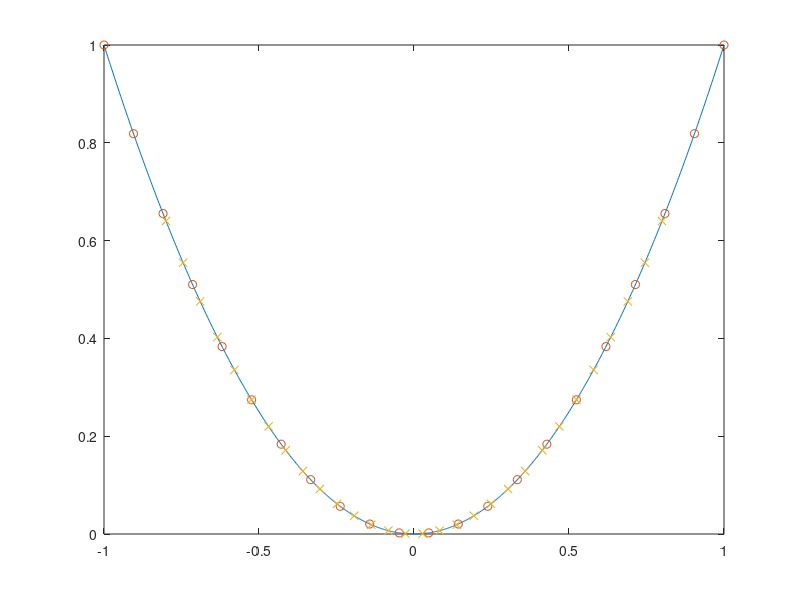

The MATLAB source for this figure:
clear all
close all
clc

Ni      = 22;
% runge   = @(x)(1 ./ (1 + 25 * x.^2));
runge   = @(x)(x.^2);
xi      = linspace(-1, 1, Ni);
yi      = runge(xi);

No      = 30;
% xo      = sort(0.8 * (2 * rand(1, No) - 1));
xo      = linspace(-0.8, 0.8, No);

A       = zeros(Ni, Ni);

for k = 1 : Ni
   
    temp    = poly(xi((1 : Ni) ~= k));
    A(k, :) = temp / polyval(temp, xi(k));
    
end

yo = polyval(yi * A, xo);

x  = linspace(-1, 1, 1000);
y  = runge(x);

plot(x, y)
hold on
plot(xi, yi, 'o')
plot(xo, yo, 'x')

% [P,R,S] = lagrangepoly(xi, yi, xo);
% plot(xo, P, 'v')
